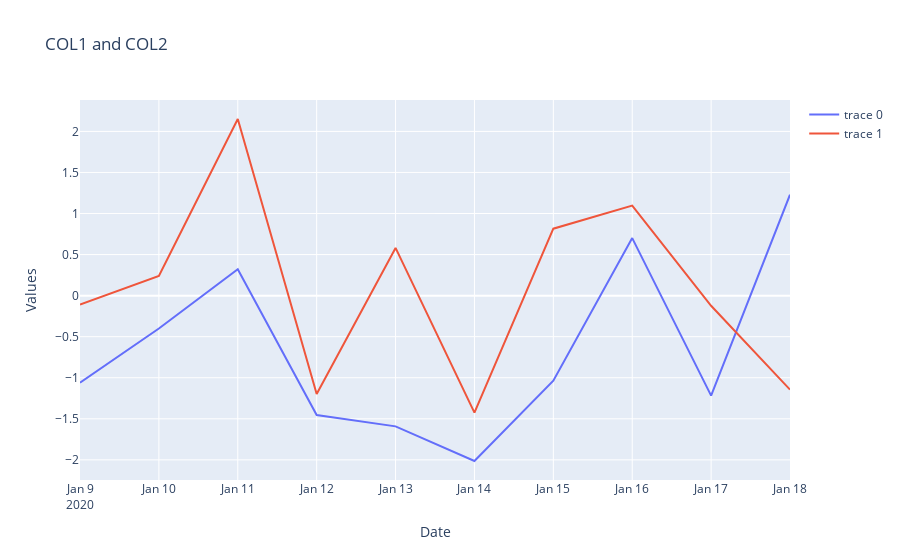

Write notebook code for a chart like this one.
### Code cell
# Two charts in single frame
trace1 = go.Scatter(x=df.index, y=df['COL1'], mode='lines')
trace2 = go.Scatter(x=df.index, y=df['COL2'], mode='lines')
data = [trace1, trace2]
layout =  go.Layout(title='COL1 and COL2', xaxis=dict(title='Date'), yaxis=dict(title='Values'))
figure = go.Figure(data=data, layout=layout)
figure.show()

### Figure 1 — Plotly figure (JSON) as saved in the notebook; plotly's stock layout.template omitted (floating-point values rounded to 4 significant figures)
{"data": [{"mode": "lines", "type": "scatter", "x": ["2020-01-09T00:00:00", "2020-01-10T00:00:00", "2020-01-11T00:00:00", "2020-01-12T00:00:00", "2020-01-13T00:00:00", "2020-01-14T00:00:00", "2020-01-15T00:00:00", "2020-01-16T00:00:00", "2020-01-17T00:00:00", "2020-01-18T00:00:00"], "y": [-1.06, -0.3998, 0.3225, -1.454, -1.592, -2.014, -1.035, 0.7007, -1.217, 1.229]}, {"mode": "lines", "type": "scatter", "x": ["2020-01-09T00:00:00", "2020-01-10T00:00:00", "2020-01-11T00:00:00", "2020-01-12T00:00:00", "2020-01-13T00:00:00", "2020-01-14T00:00:00", "2020-01-15T00:00:00", "2020-01-16T00:00:00", "2020-01-17T00:00:00", "2020-01-18T00:00:00"], "y": [-0.1091, 0.2402, 2.151, -1.198, 0.5808, -1.425, 0.8151, 1.096, -0.1241, -1.145]}], "layout": {"title": {"text": "COL1 and COL2"}, "xaxis": {"title": {"text": "Date"}}, "yaxis": {"title": {"text": "Values"}}}}
